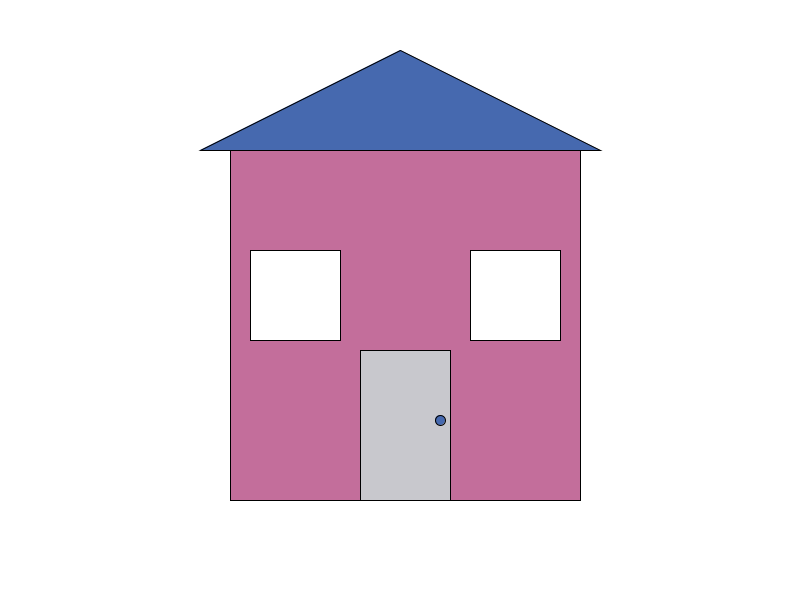
Frame 1 (no input)
Frame 60 (the mouse pressed at the canvas centre just before this capture): identical to frame 1, image omitted
Frame 120 (the mouse held since frame 60 and released just before this capture): identical to frame 1, image omitted

The Processing sketch that drew this single still picture (run headless with seeded random() and noise(); from frame 60 on, the mouse is pressed at the canvas centre):

// Processing sketch: sketch_230911b
// ── sketch_230911b.pde
void setup(){
size(800,600);

}
void draw(){
background(255,255,255);

fill(195,110,155);
rect(230,150,350,350);
fill(200,200,205);
rect(360,350,90,150);
fill(255,255,255);
rect(250,250,90,90);
fill(255,255,255);
rect(470,250,90,90);
fill(70,105,175);
ellipse(440,420,10,10);

triangle(400,50,200,150,600,150);



}
